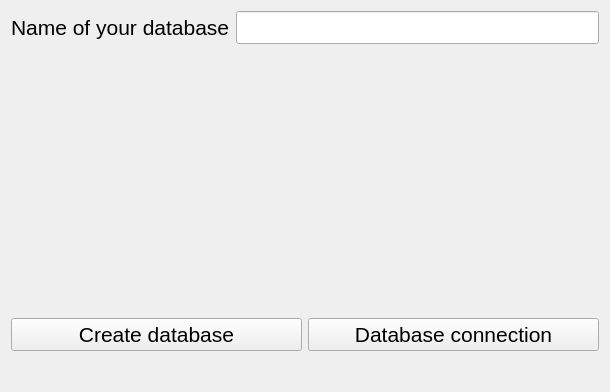
<?xml version="1.0" encoding="UTF-8"?>
<ui version="4.0">
 <class>Form</class>
 <widget class="QWidget" name="Form">
  <property name="geometry">
   <rect>
    <x>0</x>
    <y>0</y>
    <width>610</width>
    <height>392</height>
   </rect>
  </property>
  <property name="windowTitle">
   <string>Form</string>
  </property>
  <layout class="QVBoxLayout" name="verticalLayout">
   <item>
    <layout class="QHBoxLayout" name="horizontalLayout">
     <item>
      <widget class="QLabel" name="label">
       <property name="font">
        <font>
         <pointsize>16</pointsize>
        </font>
       </property>
       <property name="text">
        <string>Name of your database</string>
       </property>
      </widget>
     </item>
     <item>
      <widget class="QLineEdit" name="lineEdit">
       <property name="font">
        <font>
         <pointsize>16</pointsize>
        </font>
       </property>
      </widget>
     </item>
    </layout>
   </item>
   <item>
    <spacer name="verticalSpacer">
     <property name="orientation">
      <enum>Qt::Vertical</enum>
     </property>
     <property name="sizeHint" stdset="0">
      <size>
       <width>20</width>
       <height>40</height>
      </size>
     </property>
    </spacer>
   </item>
   <item>
    <layout class="QHBoxLayout" name="horizontalLayout_2">
     <item>
      <widget class="QPushButton" name="pushButton_Create">
       <property name="font">
        <font>
         <pointsize>16</pointsize>
        </font>
       </property>
       <property name="text">
        <string>Create database</string>
       </property>
      </widget>
     </item>
     <item>
      <widget class="QPushButton" name="pushButton_Connection">
       <property name="font">
        <font>
         <pointsize>16</pointsize>
        </font>
       </property>
       <property name="text">
        <string>Database connection</string>
       </property>
      </widget>
     </item>
    </layout>
   </item>
   <item>
    <widget class="QLabel" name="label_result">
     <property name="font">
      <font>
       <pointsize>16</pointsize>
      </font>
     </property>
     <property name="text">
      <string/>
     </property>
    </widget>
   </item>
  </layout>
 </widget>
 <resources/>
 <connections/>
</ui>
